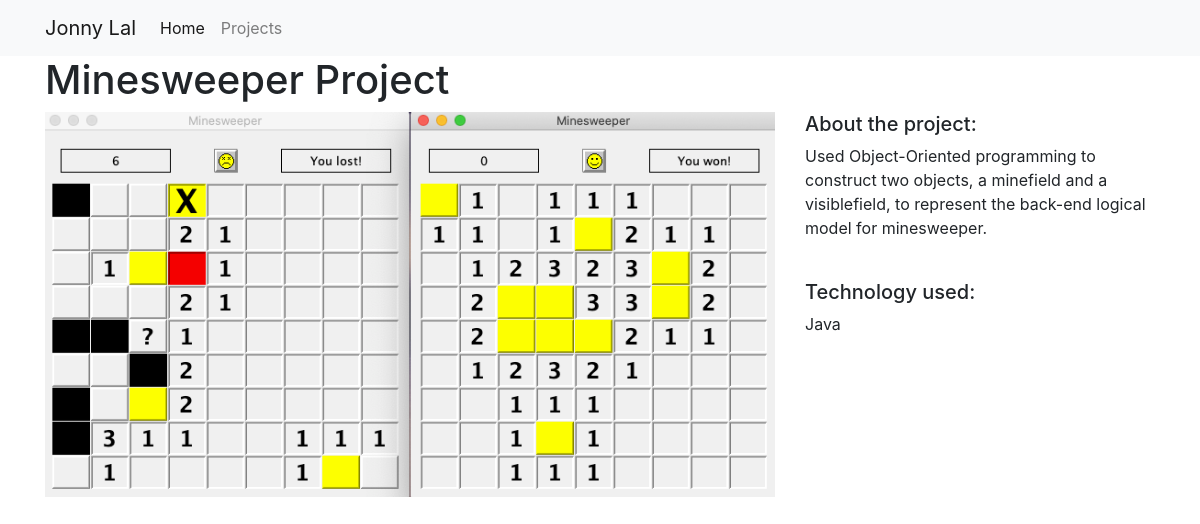
The app's page /projects/2/ with its own data.
### projects/models.py (models this page shows, shortened)
class Project(models.Model):
    title = models.CharField(max_length=100)
    description = models.TextField()
    technology = models.CharField(max_length=20)
    image = models.FilePathField(path="/img")

### projects/views.py (the view)
# urls.py: path("<int:pk>/", views.project_detail, name="project_detail")
def project_detail(request, pk):
    project = Project.objects.get(pk=pk)
    context = {
        'project': project
    }
    return render(request, 'project_detail.html', context)

### projects/templates/project_detail.html
{% extends "base.html" %} {% load static %} {% block page_content %}
<h1>{{ project.title }}</h1>
<div class="row">
	<div class="col-md-8">
		<img src="{% static project.image %}" alt="" width="100%" />
	</div>
	<div class="col-md-4">
		<h5>About the project:</h5>
		<p>{{ project.description }}</p>
		<br />
		<h5>Technology used:</h5>
		<p>{{ project.technology }}</p>
	</div>
</div>
{% endblock %}

### records on screen
Project: title "Minesweeper Project", image (picture), description "Used Object-Oriented programming to construct two objects, a minefield and a visiblefield, to represent the back-end logical model for minesweeper.", technology "Java"
